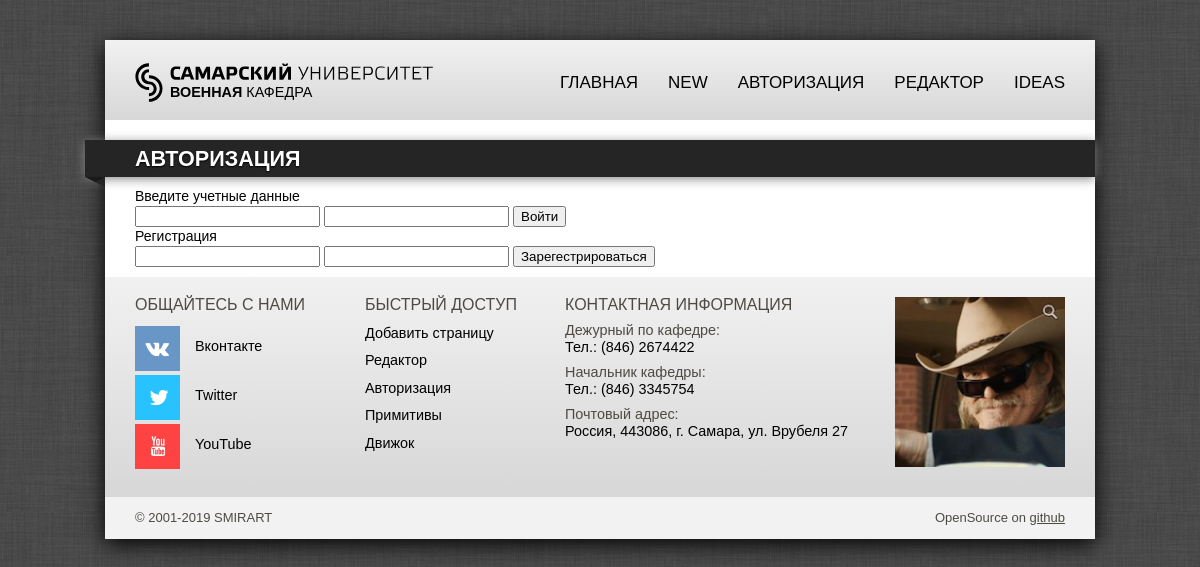
The page /login on the database its author committed.
### tables this page shows
CREATE TABLE `pages` (
  `id` int(6) NOT NULL AUTO_INCREMENT,
  `parent` int(6) NOT NULL DEFAULT 0,
  `name` varchar(32) DEFAULT NULL,
  `text` text DEFAULT NULL,
  `template` int(11) NOT NULL DEFAULT 1,
  `link` varchar(32) NOT NULL DEFAULT '',
  `public_flag` tinyint(1) NOT NULL DEFAULT 1,
  PRIMARY KEY (`id`),
  UNIQUE KEY `link` (`link`)
);

### blocks/block-loginform.php (the view, shortened to what this page needs)
<article>
	<section>
		<h1 class="tape"><?=$page_title?></h1>
		<?
		function view_login_form() {
			?>
			<div>Введите учетные данные</div>
			<form method="post" action="login?act=login<?echo(isset($_GET['refer'])?"&refer=".$_GET['refer']:"");?>">
				<input type="text" name="login" value="" onclick="if(this.value=='')this.value='';" onblur="if(this.value=='')this.value='';" />
				<input type="password" name="password" value="" onclick="if(this.value=='')this.value='';" onblur="if(this.value=='')this.value='';" />
				<input type="submit" value="Войти" />
			</form>
			<div>Регистрация</div>
			<form method="post" action="login?act=register">
				<input type="text" name="login" value="" onclick="if(this.value=='')this.value='';" onblur="if(this.value=='')this.value='';" />
				<input type="password" name="password" value="" onclick="if(this.value=='')this.value='';" onblur="if(this.value=='')this.value='';" />
				<input type="submit" value="Зарегестрироваться" />
			</form>
			<?
		}
			?>
			<?
		if ( isset($_GET['act']) ) {
			switch ($_GET['act']) {
				case "change":
				case "logout":
					if ( ! isset($login) ) { echo "<p>Ошибка! Вы не можете выйти тк не еще залогинены.</p>"; view_login_form(); }
					else {
						$drop_session = $pdo->prepare("DELETE FROM `sessions` WHERE `sessions`.`phpsessid` = :phpsessid;");
						$drop_session->bindValue(':phpsessid', session_id(), PDO::PARAM_STR);
						if ( $drop_session->execute() )
						{
							session_unset();
							session_destroy();
							view_login_form();
						}
						else { echo "<p>Ошибка! Не удалось завершить сессию.</p>"; }
					}
					break;
				case "login":
					if ( isset($_POST['login']) && isset($_POST['password']) ) {
						if ( isset($login) ) {
							echo "<p>Ошибка! Вы не можете залогиниться, тк уже авторизованы под логином: ".$login."</p>";
							view_login();
						}
						else {
							$pbkdf2_by_login = $pdo->prepare("SELECT `users`.`pbkdf2` FROM `users` WHERE `users`.`login` = :login;");
							$pbkdf2_by_login->bindValue(':login', $_POST['login'], PDO::PARAM_STR);
							$pbkdf2_by_login->execute();
							$count_pbkdf2 = $pbkdf2_by_login->rowCount();
							switch($count_pbkdf2) {
								case '0':
								echo "<div>Вы ввели неправильный логин или пароль!</div>";
								view_login_form();
								break;
								case '1':
								$pbkdf2 = explode('$', $pbkdf2_by_login->FETCH(PDO::FETCH_ASSOC)['pbkdf2']);
								if ( ! isset($pbkdf2['3']) || isset($pbkdf2['4']) ) { echo "<p>Системная ошибка! Неккоретный pbkdf2 в БД.</p>"; }
								else {
									if ( $pbkdf2['3'] != hash_pbkdf2($pbkdf2['0'], $_POST['password'], $pbkdf2['2'], $pbkdf2['1'], 20) ) {
										echo "<div>Вы ввели неправильный логин или пароль!</div>";
										view_login_form();
									}
									else {
										$pbkdf2_by_login = $pdo->prepare("INSERT INTO `sessions` (`login`,`phpsessid`) VALUES (:login, :session_id);");
										$pbkdf2_by_login->bindValue(':login', $_POST['login'], PDO::PARAM_STR);
										$pbkdf2_by_login->bindValue(':session_id', session_id(), PDO::PARAM_STR);
										if ( $pbkdf2_by_login->execute() ) { $login = $_POST['login']; view_login(); }
										else { echo "<p>Ошибка! Не удалось привязать сессию к пользователю.</p>"; view_login_form(); }
									}
								}
								break;
								default:
								echo "<p>ERROR: Системная ошибка. По запросу логина найдено ".$count_pbkdf2." записей!</p>";
								view_login_form();
								break;
							}
						}
					}
					break;
				case "register":
					if ( isset($login) ) { echo "<p>Ошибка! Вы не можете зарегистрироваться тк уже авторизованы под логином: ".$login.".</p>"; view_login(); }
					else {
						if ( isset($_POST['login']) && isset($_POST['password']) ) {
							$user_exist = $pdo->prepare("SELECT COUNT(*) FROM `users` WHERE `users`.`login` = :login;");
							$user_exist->bindValue(':login', $_POST['login'], PDO::PARAM_STR);
							$user_exist->execute();
							if ( $user_exist->FETCH(PDO::FETCH_NUM)['0'] != 0 )
							{ echo "<p>Ошибка! Имя пользователя <b>".$_POST['login']."</b> занято</p>"; }
							else {
								$salt = bin2hex(openssl_random_pseudo_bytes(8));
								$password = $_POST['password'];
								$iterations = 1000;
								$hash = hash_pbkdf2("sha256", $password, $salt, $iterations, 20);
								$pbkdf2 = "sha256\$".$iterations."\$".$salt."\$".$hash;
								$user_add = $pdo->prepare("INSERT INTO `users` (`login`,`pbkdf2`) VALUES (:login, :pbkdf2);");
								$user_add->bindValue(':login', $_POST['login'], PDO::PARAM_STR);
								$user_add->bindValue(':pbkdf2', $pbkdf2, PDO::PARAM_STR);
								if ( $user_add->execute() ) { echo "<p>Пользователь <b>".$_POST['login']."</b> успешно добавлен.</p>"; }
								else  { echo "<p>Ошибка при добавлении пользователя <b>".$_POST['login']."</b>.</p>"; }
							}
						}
						else {
							echo "<p>Вы не ввели логин или пароль. Запрос некорректен!</p>";
						}
					}
					break;
				default:
					echo "<p>Ошибка - ты чего хочешь?</p>";
					break;
			}
		}
		else {
			if ( isset($login) ) { view_login(); }
			else { view_login_form(); }
		}
		?>
	</section>
</article>

### blocks/block-navbar.php (shortened to what this page needs)
<nav>
	<div class="logo">
		<a href="http://ssau.ru"><img src="img/block-navbar/logo-ssau.svg" style="padding-top:15px;" height="40px;" alt="Главная"></a>
		<a href="/"><div style="padding-left:35px;margin-top:-17px;"><b>ВОЕННАЯ</b> КАФЕДРА</div></a>
	</div>
	<ul class="TopMenu">
		<?
			$list_menu = $pdo->query("SELECT `pages`.`name`,`pages`.`link` FROM `pages`,`top_menu` WHERE `pages`.`id` = `top_menu`.`page_id` ORDER BY `top_menu`.`queue` ASC;");
			foreach ($list_menu as $option) echo "<li><a href=\"".$option['link']."\">".$option['name']."</a></li>";
		?>
	</ul>
</nav>

### css/layout.css (style rules this page uses)
body { width: 990px; background-color: #FFFFFF; -moz-box-shadow: 0 5px 21px #000; -webkit-box-shadow: 0 5px 21px #000; box-shadow: 0 5px 21px #000; margin-top:40px; display: inline-block; position: relative; left: 50%; margin-left: -495px; }
a { color:#000;text-decoration:none; }
article { margin: 0px 30px 0px 30px; }
h1 { font-size: 22px;font-weight: 400;padding: 14px 0px 2px 0px }
article div { font-size: 14px;line-height: 19px; }

### css/block-navbar.css (style rules this page uses)
nav { height: 80px; width: 100%; text-transform: uppercase; background-image:-moz-linear-gradient(bottom, #d7d7d7 0%, #f1f1f1 100%); background-image:-o-linear-gradient(bottom, #d7d7d7 0%, #f1f1f1 100%); background-image:-webkit-linear-gradient(bottom, #d7d7d7 0%, #f1f1f1 100%); background-image:linear-gradient(bottom, #d7d7d7 0%, #f1f1f1 100%); }
nav ul { float:right !important; margin-right:30px !important; }
.logo { padding-top:7px; margin-left:30px; float:left; width:300px; }
nav li { float:left; font-size:17px; margin-left:30px; margin-top:34px; }

### css/block-article.css (style rules this page uses)
body { font-family: sans-serif; font-size: .9em; }

### css/primitive-tape.css (style rules this page uses)
.tape { width:940px; margin-top: 20px !important; position: relative; line-height: 25px; font-size: 1.5em; font-weight: bold; text-transform: uppercase; color: #fff; padding: 6px 20px 6px 50px; margin: 0px 0px 10px -50px; background-color: #252525; text-shadow: 0px 1px 2px #000; -webkit-box-shadow: 0px 2px 10px #888; -moz-box-shadow: 0px 2px 10px #888; box-shadow: 0px 2px 10px #888; }
.tape:after { content: ' '; position: absolute; width: 0; height: 0; left: 0px; top: 100%; border-width: 5px 10px; border-style: solid; border-color: #1a1a1a #252525 transparent transparent; }

### rows shown on the page
pages: name "ГЛАВНАЯ"
pages: name "NEW"
pages: name "АВТОРИЗАЦИЯ"
pages: name "РЕДАКТОР"
pages: name "IDEAS"
